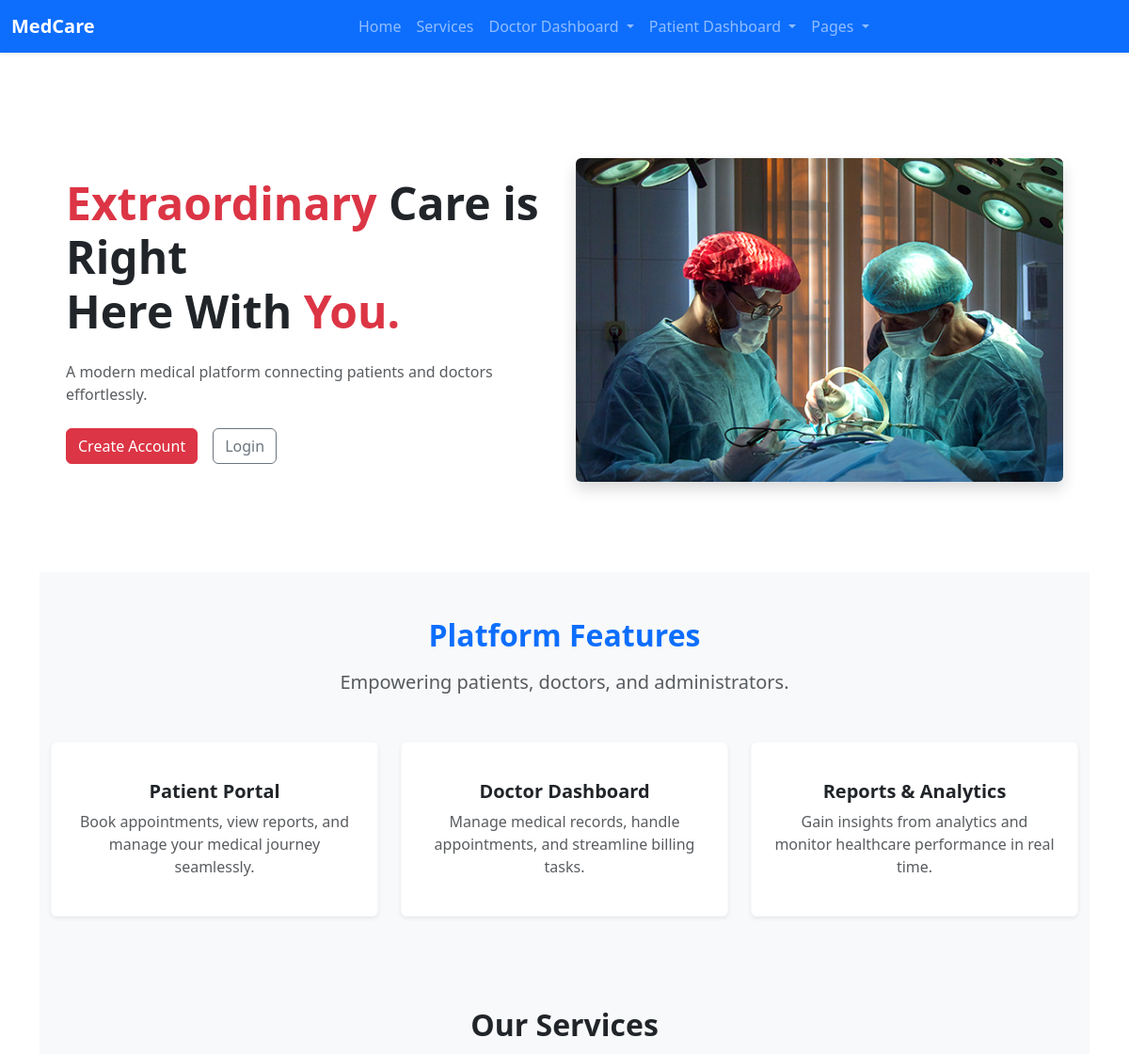
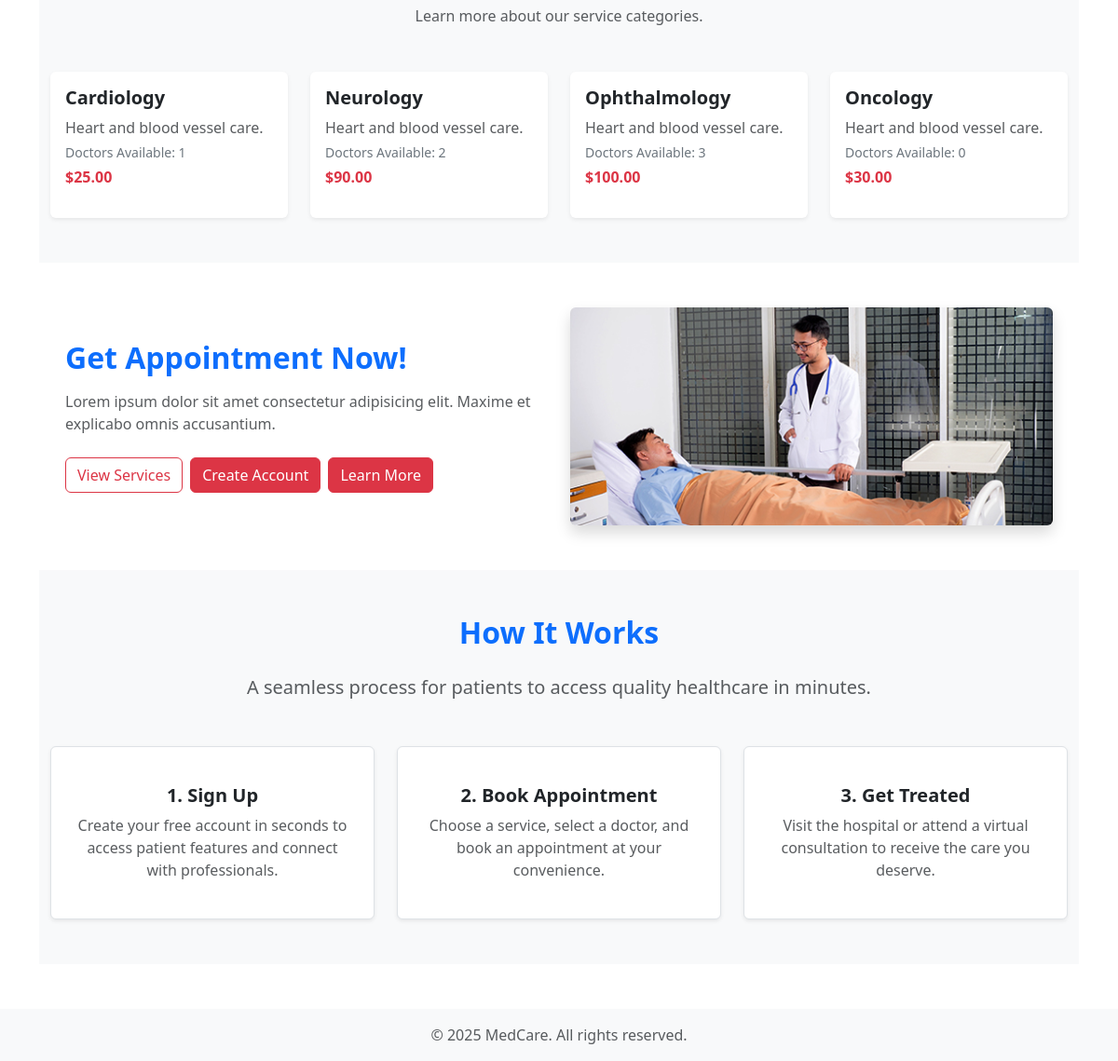
The page / on the database its author committed (2 pictures, top to bottom).
### core/models.py (models this page shows, shortened)
class Service(models.Model):
    name = models.CharField(max_length=100)
    description = models.TextField()
    price = models.DecimalField(max_digits=8, decimal_places=2)
    image = models.ImageField(upload_to='services/', blank=True, null=True)
    available_doctors = models.PositiveIntegerField(default=0)

### core/views.py (the view)
# urls.py: path('', views.home, name='home'),
def home(request):
    services = Service.objects.all()
    return render(request, 'core/home.html', {'services': services})

### core/templates/core/home.html (shortened to what this page needs)
{% extends 'base.html' %}
{% load static %}
{% block content %}
<section class="bg-white py-5 px-3">
  <div class="container py-5">
    <div class="row align-items-center">
      <div class="col-md-6 text-center text-md-start">
        <h1 class="display-5 fw-bold">
          <span class="text-danger">Extraordinary</span> Care is Right <br>
          Here With <span class="text-danger">You.</span>
        </h1>
        <p class="mt-4 text-muted">
          A modern medical platform connecting patients and doctors effortlessly.
        </p>
        <div class="mt-4 d-flex gap-3 justify-content-center justify-content-md-start">
          <a href="{% url 'register' %}" class="btn btn-danger">Create Account</a>
          <a href="{% url 'login' %}" class="btn btn-outline-secondary">Login</a>
        </div>
      </div>
      <div class="col-md-6 mt-4 mt-md-0 text-center">
        <img src="{% static 'images/slider-1.jpg' %}" class="img-fluid rounded shadow" alt="Doctor Illustration">
      </div>
    </div>
  </div>
</section>
<section class="py-5 bg-light">
  <div class="container">
    <h2 class="text-center fw-bold mb-3 text-primary">Platform Features</h2>
    <p class="text-center text-muted mb-5 fs-5">Empowering patients, doctors, and administrators.</p>
    <div class="row g-4">
      <div class="col-md-4">
        <div class="bg-white p-4 text-center shadow-sm rounded border border-light hover-shadow transition">
          <h5 class="fw-semibold text-dark">Patient Portal</h5>
          <p class="text-muted">Book appointments, view reports, and manage your medical journey seamlessly.</p>
        </div>
      </div>
      <div class="col-md-4">
        <div class="bg-white p-4 text-center shadow-sm rounded border border-light hover-shadow transition">
          <h5 class="fw-semibold text-dark">Doctor Dashboard</h5>
          <p class="text-muted">Manage medical records, handle appointments, and streamline billing tasks.</p>
        </div>
      </div>
      <div class="col-md-4">
        <div class="bg-white p-4 text-center shadow-sm rounded border border-light hover-shadow transition">
          <h5 class="fw-semibold text-dark">Reports & Analytics</h5>
          <p class="text-muted">Gain insights from analytics and monitor healthcare performance in real time.</p>
        </div>
      </div>
    </div>
  </div>
</section>
<section class="py-5 bg-light">
  <div class="container">
    <h2 class="text-center fw-bold mb-3">Our Services</h2>
    <p class="text-center text-muted mb-5">Learn more about our service categories.</p>
    <div class="row row-cols-1 row-cols-sm-2 row-cols-md-3 row-cols-lg-4 g-4">
      {% if services %}
        {% for service in services %}
        <div class="col">
          <div class="card h-100 border-0 shadow-sm">
            <div class="card-body d-flex flex-column">
              <h5 class="card-title fw-semibold">{{ service.name }}</h5>
              <p class="card-text text-muted mb-1">{{ service.description|truncatewords:10 }}</p>
              <p class="small text-secondary mb-1">Doctors Available: {{ service.available_doctors }}</p>
              <p class="fw-bold text-danger mb-3">${{ service.price }}</p>
            </div>
          </div>
        </div>
        {% endfor %}
      {% else %}
        <div class="col-12 text-center">
          <p class="text-muted">No services available at the moment. Please check back later.</p>
        </div>
      {% endif %}
    </div>
  </div>
</section>
<section class="bg-white py-5 px-3">
  <div class="container">
    <div class="row align-items-center flex-column-reverse flex-md-row g-4">
      <div class="col-md-6">
        <h2 class="text-primary fw-bold mb-3">Get Appointment Now!</h2>
        <p class="text-muted mb-4">
          Lorem ipsum dolor sit amet consectetur adipisicing elit. Maxime et explicabo omnis accusantium.
        </p>
        <div class="d-flex flex-wrap gap-2">
          <a href="{% url 'services' %}" class="btn btn-outline-danger">View Services</a>
          <a href="{% url 'register' %}" class="btn btn-danger">Create Account</a>
          <a href="#how-it-works" class="btn btn-danger">Learn More</a>
        </div>
      </div>
      <div class="col-md-6 text-center">
        <img src="{% static 'images/card-4.jpg' %}" alt="Nurse assisting patient" class="img-fluid rounded shadow">
      </div>
    </div>
  </div>
</section>
<section class="py-5 bg-light" id="how-it-works">
  <div class="container">
    <h2 class="text-center fw-bold mb-4 text-primary">How It Works</h2>
    <p class="text-center text-muted mb-5 fs-5">A seamless process for patients to access quality healthcare in minutes.</p>
    <div class="row g-4">
      <div class="col-md-4 text-center">
        <div class="p-4 bg-white rounded shadow-sm h-100 border">
          <h5 class="fw-semibold text-dark">1. Sign Up</h5>
          <p class="text-muted">Create your free account in seconds to access patient features and connect with professionals.</p>
        </div>
      </div>
      <div class="col-md-4 text-center">
        <div class="p-4 bg-white rounded shadow-sm h-100 border">
          <h5 class="fw-semibold text-dark">2. Book Appointment</h5>
          <p class="text-muted">Choose a service, select a doctor, and book an appointment at your convenience.</p>
        </div>
      </div>
      <div class="col-md-4 text-center">
        <div class="p-4 bg-white rounded shadow-sm h-100 border">
          <h5 class="fw-semibold text-dark">3. Get Treated</h5>
          <p class="text-muted">Visit the hospital or attend a virtual consultation to receive the care you deserve.</p>
        </div>
      </div>
    </div>
  </div>
</section>
{% endblock %}

### templates/base.html (shortened to what this page needs)
<!DOCTYPE html>
<html lang="en">
<head>
    <link href="https://cdn.jsdelivr.net/npm/bootstrap@5.3.0/dist/css/bootstrap.min.css" rel="stylesheet">
</head>
<body>
    <nav class="navbar navbar-expand-lg navbar-dark bg-primary shadow-sm">
        <div class="container-fluid">
            <a class="navbar-brand fw-bold text-white" href="{% url 'home' %}">MedCare</a>
            <div class="collapse navbar-collapse" id="navbarNavDropdown">
                <ul class="navbar-nav ms-auto mb-2 mb-lg-0">
                    <li class="nav-item"><a class="nav-link" href="{% url 'home' %}">Home</a></li>
                    <li class="nav-item"><a class="nav-link" href="{% url 'services' %}">Services</a></li>
                    <li class="nav-item dropdown">
                        <a class="nav-link dropdown-toggle" href="#" id="doctorDropdown" role="button" data-bs-toggle="dropdown" aria-expanded="false">
                            Doctor Dashboard
                        </a>
                    </li>
                    <li class="nav-item dropdown">
                        <a class="nav-link dropdown-toggle" href="#" id="patientDropdown" role="button" data-bs-toggle="dropdown" aria-expanded="false">
                            Patient Dashboard
                        </a>
                    </li>
                    <li class="nav-item dropdown">
                        <a class="nav-link dropdown-toggle" href="#" id="pagesDropdown" role="button" data-bs-toggle="dropdown" aria-expanded="false">
                            Pages
                        </a>
                    </li>
                </ul>
            </div>
        </div>
    </nav>
    <div class="container mb-5">
        {% block content %}{% endblock %}
    </div>
    <footer class="bg-light text-center text-muted py-3">
        <div>© {% now "Y" %} MedCare. All rights reserved.</div>
    </footer>
</body>
</html>

### core/templates/core/home.html (style rules this page uses)
.transition { transition: all 0.3s ease-in-out; }

### rows shown on the page
Service: name "Cardiology", description "Heart and blood vessel care.", available_doctors "1", price "25.00"
Service: name "Neurology", description "Heart and blood vessel care.", available_doctors "2", price "90.00"
Service: name "Ophthalmology", description "Heart and blood vessel care.", available_doctors "3", price "100.00"
Service: name "Oncology", description "Heart and blood vessel care.", available_doctors "0", price "30.00"
